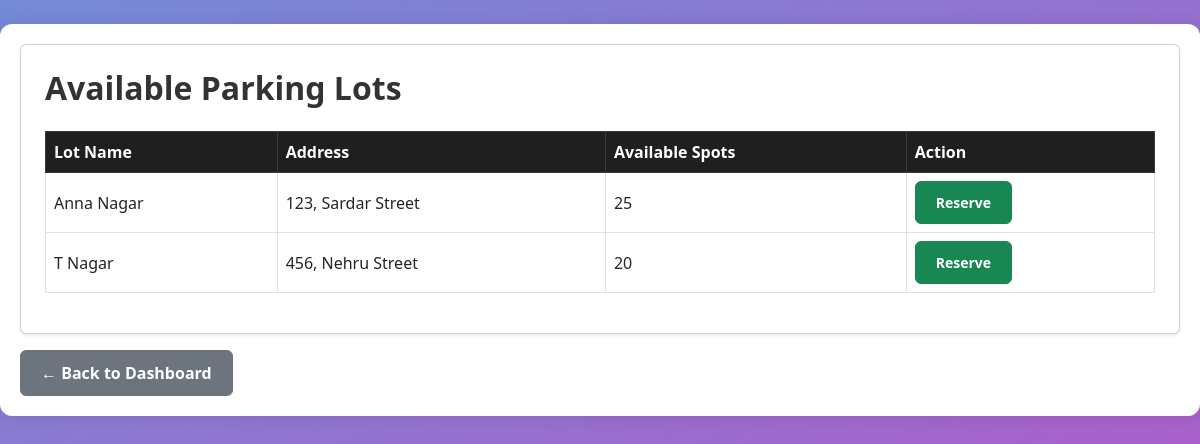
/user/lots (signed in), run on an earlier commit of the app's database.
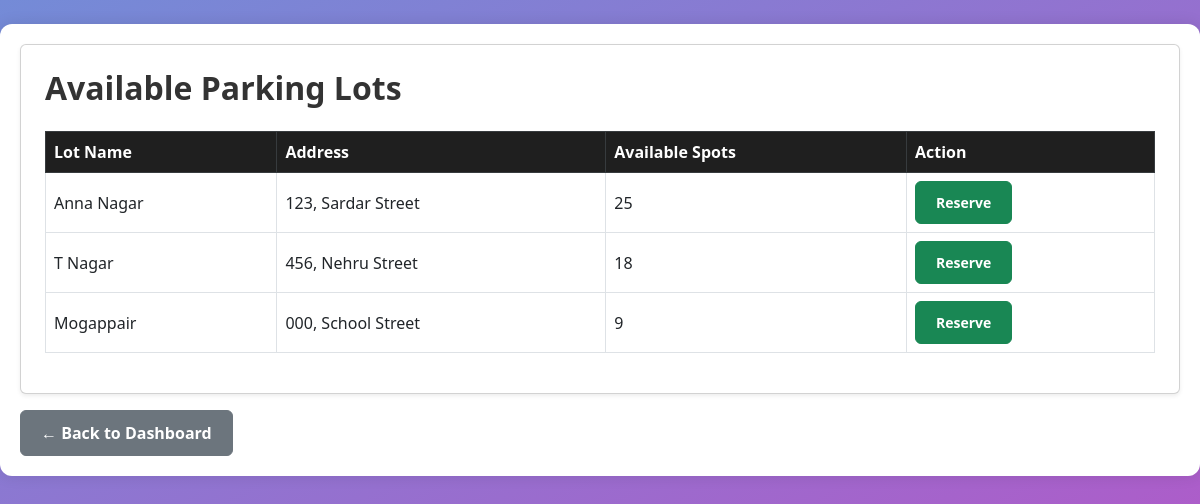
And on a later commit of the database.
### models/models.py (models this page shows)
class ParkingLot(db.Model):
    id = db.Column(db.Integer, primary_key=True)
    name = db.Column(db.String(100), nullable=False)
    address = db.Column(db.String(200), nullable=False)
    pin_code = db.Column(db.String(10), nullable=False)
    price = db.Column(db.Float, nullable=False)
    max_spots = db.Column(db.Integer, nullable=False)
    spots = db.relationship('ParkingSpot', backref='lot')

### app.py (the view)
@app.route('/user/lots')
def user_lots():
    if session.get('role') != 'user':
        return redirect('/login')
    lots = ParkingLot.query.all()
    available_lots = []
    for lot in lots:
        available_count = ParkingSpot.query.filter_by(lot_id=lot.id, status='A').count()
        available_lots.append({
            'lot': lot,
            'available_count': available_count
        })
    return render_template('user_lots.html', available_lots=available_lots)

### templates/user_lots.html
{% set title = "View Available Parking Lots" %}
{% extends "layout.html" %}
{% block content %}
<div class="container mt-4">
    <div class="card shadow-sm p-4 bg-white">
        <h2 class="mb-4">Available Parking Lots</h2>
        <table class="table table-hover table-bordered">
            <thead class="table-dark">
                <tr>
                    <th>Lot Name</th>
                    <th>Address</th>
                    <th>Available Spots</th>
                    <th>Action</th>
                </tr>
            </thead>
            <tbody>
                {% for item in available_lots %}
                <tr>
                    <td>{{ item.lot.name }}</td>
                    <td>{{ item.lot.address }}</td>
                    <td>{{ item.available_count }}</td>
                    <td>
                        {% if item.available_count > 0 %}
                            <a href="{{ url_for('reserve_spot', lot_id=item.lot.id) }}"
                               class="btn btn-success btn-sm">Reserve</a>
                        {% else %}
                            <span class="text-muted">Full</span>
                        {% endif %}
                    </td>
                </tr>
                {% endfor %}
            </tbody>
        </table>
    </div>
    <a href="{{ url_for('user_dashboard') }}" class="btn btn-secondary mt-3">← Back to Dashboard</a>
</div>
{% endblock %}

What changed in the data, as far as the page shows it:
added ParkingLot: lot.name "Mogappair", lot.address "000, School Street"
Also different on the page:
new list line: "T Nagar 456, Nehru Street"
new list line: "18 Reserve"
new list line: "9 Reserve"
list line gone: "T Nagar 456, Nehru Street"
list line gone: "20 Reserve"
